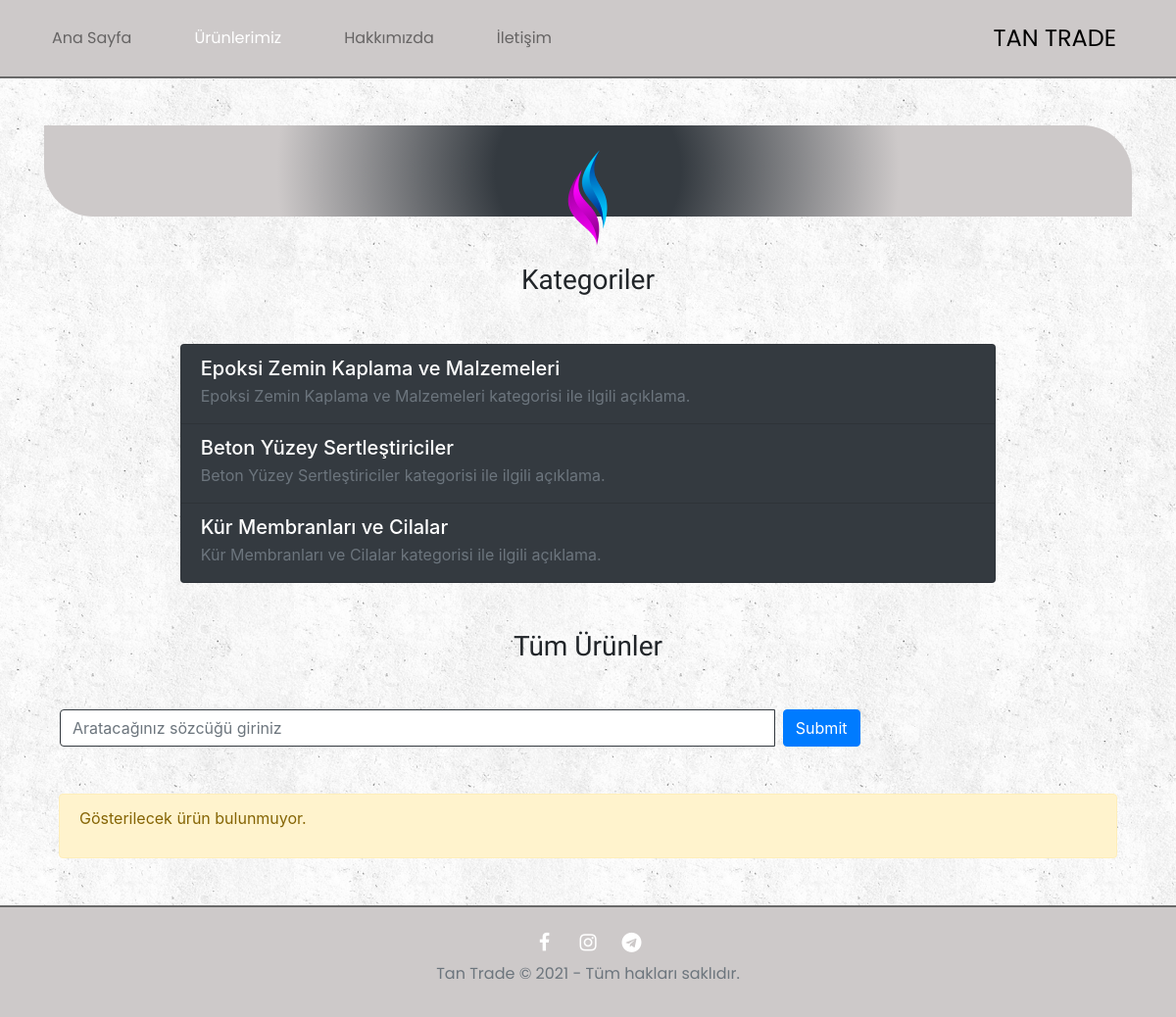
The app's page /urunler/ with its own data.
### products/models.py (models this page shows, shortened)
class Category(models.Model):
    parent_id = models.IntegerField(verbose_name="Kategori Nu.")
    name = models.CharField(max_length=70, verbose_name="Kategori Adı")
    description = models.TextField(blank=True, null=True, verbose_name="Kategori Açıklaması")
    slug = models.SlugField(verbose_name='Bulunak')

### products/views.py (the view)
# urls.py: path("", views.index, name="index"),
def index(request):
    categories = Category.objects.all()
    products = Product.objects.all()
    query = request.GET.get('q')
    if query:
        products = products.filter(Q(name__icontains=query) | Q(description__icontains=query) | Q(amount__icontains=query)).distinct()
    context = {
        'products': products,
        'categories': categories
    }
    return render(request, "products/list.html", context)

### templates/products/list.html
{% extends 'layout.html' %}
{% load static %}
{% load humanize %}
{% block content %}
<div class="jumbotron jumbotron-fluid py-4 mb-5 mt-5" style="border-radius: 0 50px; background: radial-gradient(circle, #343a40 17%, #cdc9c9 57%)">
    <div class="container" style="height: 45px;">
        <img src="{% static 'media/banner_logo.png' %}" class="rounded mx-auto d-block" alt="">
    </div>
</div>
<div class="mx-auto text-center my-5">
    <h3 style="font-family: 'Courgette', cursive; user-select: none">Kategoriler</h3>
</div>
<div class="list-group mb-5 w-75 mx-auto">
    {% for category in categories %}
        <a href="{{ category.id }}/{{ category.slug }}" class="list-group-item list-group-item-action bg-dark">
            <div class="d-flex w-100 justify-content-between">
              <h5 class="mb-1 text-white">{{ category.name }}</h5>
            </div>
            <p class="mb-1 text-muted">{{ category.description }}</p>
        </a>
    {% endfor %}
</div>
<div class="mx-auto text-center my-5">
    <h3 style="font-family: 'Courgette', cursive; user-select: none">Tüm Ürünler</h3>
</div>
<form class="form-inline my-5" method="GET" role="search" action="">
    <div class="input-group w-75">
        <input type="search" name="q" class="form-control ml-3" style="border: 1px solid #343a40;" placeholder="Aratacağınız sözcüğü giriniz" value="{{ request.GET.q }}"/>
        <span class="input-group-btn">
            <input type="submit" class="btn btn-primary ml-2"/>
        </span>
    </div>
</form>
<div class="col-md-12">
    {% if products %}
        {% for product in products %}
            <div class="card mb-3 bg-dark text-white">
                <div class="row">
                    <div class="col-md-3">
                        <img class="card-img" src="{% static product.getImagePath %}" alt="">
                    </div>
                    <div class="col-md-9">
                        <div class="card-body">
                            <div class="card-title"><a class="text-white" href="{% url 'detail' product.id %}">{{ product.name }}</a></div>
                            <p class="card-text">{{ product.description }}</p>
                            <p class="card-text">
                            <small class="text-muted">{{ product.amount | intcomma }}</small>
                            </p>
                        </div>
                    </div>
                </div>
            </div>
        {% endfor %}
    {% else %}
        <div class="alert alert-warning">
            <p>Gösterilecek ürün bulunmuyor.</p>
        </div>
    {% endif %}
    </div>
</div>
{% endblock %}

### records on screen
Category: name "Epoksi Zemin Kaplama ve Malzemeleri", description "Epoksi Zemin Kaplama ve Malzemeleri kategorisi ile ilgili açıklama."
Category: name "Beton Yüzey Sertleştiriciler", description "Beton Yüzey Sertleştiriciler kategorisi ile ilgili açıklama."
Category: name "Kür Membranları ve Cilalar", description "Kür Membranları ve Cilalar kategorisi ile ilgili açıklama."
